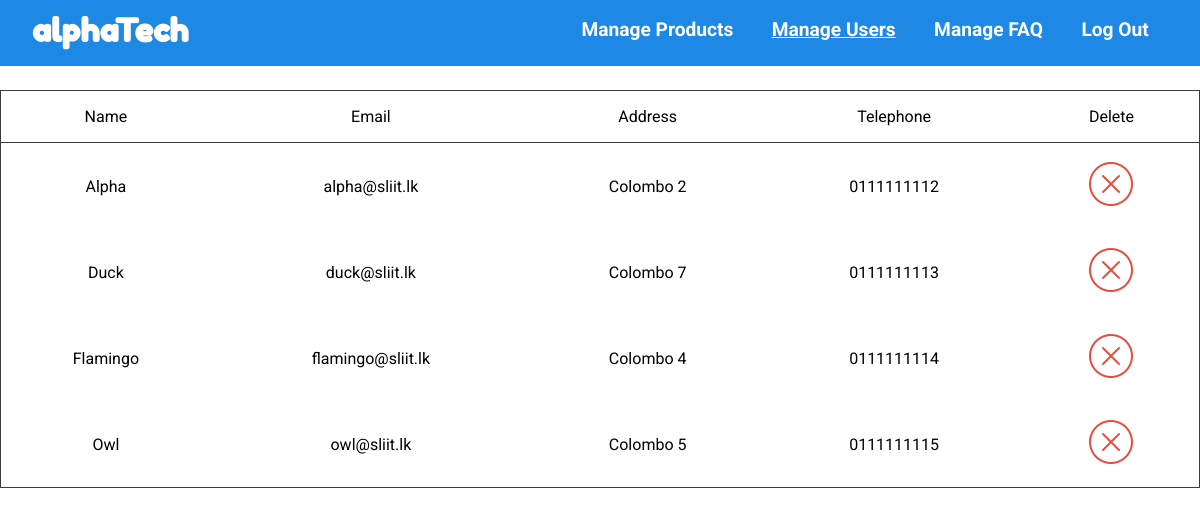
Page /manage-users.php (signed in) on the committed database.
### tables this page shows
CREATE TABLE IF NOT EXISTS `customer` (
  `cid` int(11) NOT NULL AUTO_INCREMENT,
  `cname` varchar(100) NOT NULL,
  `cemail` varchar(100) NOT NULL,
  `cpass` varchar(100) NOT NULL,
  `cadd` varchar(200) NOT NULL,
  `ctelno` varchar(11) NOT NULL,
  `cpic` varchar(500) NOT NULL,
  PRIMARY KEY (`cid`)
);

### manage-users.php (the view, shortened to what this page needs)
<!DOCTYPE html>
<html lang="en" dir="ltr">
  <head>
    <?php include "imports.php"; ?>
  </head>
  <body>
    <div class="header_login">
      <div class="header content">
        <div class="logo"><a class="logo-link" href="index.php">alphaTech</a></div>
        <div class="menu">
          <ul class="menu-list">
            <li class="menu-item"><a class="menu-item-link" href=""></a></li>
            <li class="menu-item"><a class="menu-item-link" href="manage-products.php">Manage Products</a></li>
            <li class="menu-item"><a class="menu-item-link" href="manage-users.php"><u>Manage Users</u></a></li>
						<li class="menu-item"><a class="menu-item-link" href="manage-faq.php">Manage FAQ</a></li>
						<li class="menu-item"><a class="menu-item-link" href="admin-logout.php">Log Out</a></li>
          </ul>
        </div>
      </div>
    </div>
	<div class="manage-products-contents">
		<table class="manage-products-table">
			 <?php
$con = mysqli_connect("localhost","root","","vivo");
$sql ="SELECT * FROM `customer` WHERE cname LIKE '%'";
$result = mysqli_query($con,$sql);
if(mysqli_num_rows($result)> 0)
{
echo   " <tr class='manage-products-tr'><td class='manage-products-td'>Name</td><td class='manage-products-td'>Email</td><td>Address</td><td class='manage-products-td'>Telephone</td><td class='manage-products-td'>Delete</td></tr>  ";
while($row = mysqli_fetch_assoc($result))
{
echo   " <td class='manage-products-td'class='manage-products-td'><div class=''>".$row["cname"]."</div></td>  ";
echo   " <td class='manage-products-td'><div class=''>".$row["cemail"]."</div></td>  ";
echo   " <td class='manage-products-td'><div class=''>".$row["cadd"]."</div></td>  ";
echo   " <td class='manage-products-td'><div class=''>".$row["ctelno"]."</div></td>  ";
echo " <td class='manage-products-td' width=''><a href='deletecustomer.php?id=".$row["cid"]."'><img src='resources/images/delete.png' alt='' width='' height='' /></a></td> ";
}
}
?>
		</table>
	</div>
  </body>
</html>

### css/styles.css (style rules this page uses)
body { font-family: 'Roboto', sans-serif !important; }
body { margin: 0 !important; }
a { text-decoration: none !important; }
.manage-products-contents { margin-top: 2em; }
.manage-products-table { text-align: center; width: 100%; border: 1px solid #3d3d3d; border-collapse: collapse; }
.manage-products-tr { border: 1px solid #3d3d3d; }
.manage-products-td { padding: 1em; }
.header_login { background-color: #1E88E5; margin: -0.5em !important; padding: 0em; margin-left: 0em !important; margin-right: 0em !important; width: 100% !important; }
.logo { font-family: 'Fredoka One',cursive !important; color: white; font-weight: 900 !important; font-size: 2em; padding-bottom: 0em !important; margin-bottom: 0em !important; margin-top: 0.6em; margin-left: 1em; }
.logo-link { text-decoration: none !important; color: white !important; }
.header.content { display: inline-flex !important; width: 100% !important; }
.menu { float: right !important; vertical-align: middle !important; color: white !important; width: 100% !important; }
.menu-list { list-style: none !important; display: inline-flex; float: right; margin-right: 2em; }
.menu-item { padding: 0.5em; font-weight: bold !important; font-size: 1.2em; padding-right: 1em !important; padding-left: 1em !important; }
.menu-item-link { text-decoration: none !important; color: white !important; }

### rows in the picture
customer: cname "Alpha", cemail "alpha@sliit.lk", cadd "Colombo 2", ctelno "0111111112"
customer: cname "Duck", cemail "duck@sliit.lk", cadd "Colombo 7", ctelno "0111111113"
customer: cname "Flamingo", cemail "flamingo@sliit.lk", cadd "Colombo 4", ctelno "0111111114"
customer: cname "Owl", cemail "owl@sliit.lk", cadd "Colombo 5", ctelno "0111111115"
